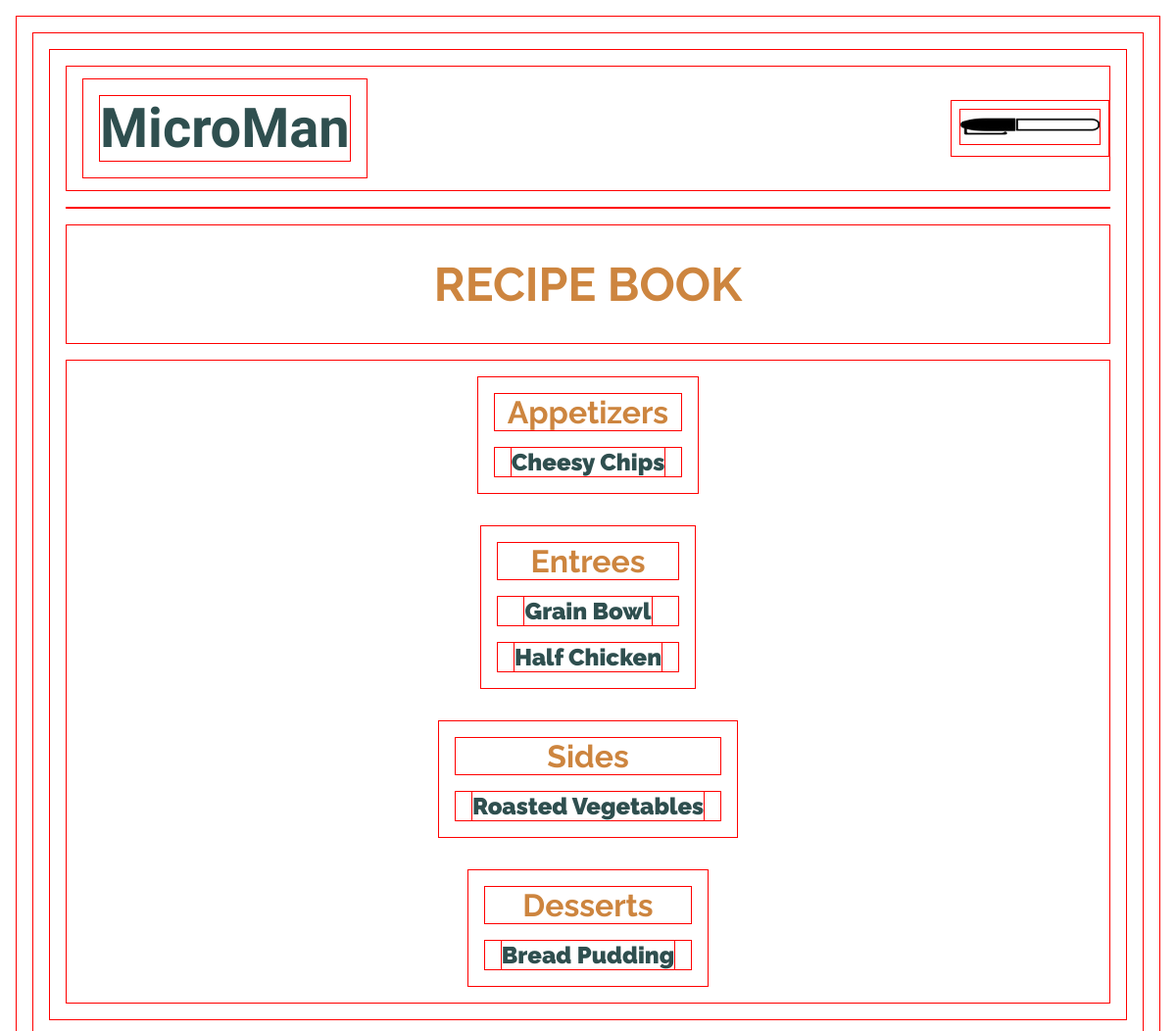
The app's page /recipes/ with its own data.
### base/models.py (models this page shows, shortened)
class Recipe(models.Model):
  user = models.ForeignKey(CustomUser, related_name='recipe', on_delete=models.CASCADE, null=True)
  menu_headings = (
    ('Appetizers', 'Appetizers'),
    ('Entrees', 'Entrees'),
    ('Sides', 'Sides'),
    ('Desserts', 'Desserts'),
  )
  heading = models.CharField(max_length=10, choices=menu_headings)
  dish = models.CharField(max_length=200)
  prep_tasks = models.TextField(blank=True) # link this to component of from prep. should be an array or dict? manytomany?
  ingredients = models.TextField()
  directions = models.TextField()
  prep_time = models.CharField(max_length=200)
  cooking_time = models.CharField(max_length=200)
  batch_size = models.CharField(max_length=200)
  par = models.CharField(max_length=200, blank=True)
  shelf_life = models.CharField(max_length=200, blank=True)
  updated = models.DateTimeField(auto_now=True)
  created = models.DateTimeField(auto_now_add=True)
  in_use = models.BooleanField()
  component_of = models.TextField(blank=True)

### base/views.py (the view)
# urls.py: path('recipes/', views.recipes, name='recipes'),
def recipes(request):
    cards = Recipe.objects.all()
    context = {'cards': cards}
    return render(request, 'recipes.html', context)

### templates/recipes.html (shortened to what this page needs)
{% extends 'main.html' %}
{% load static %}
{% block content %}
<h2 class='h2-header'>RECIPE BOOK</h2>
<div id='recipe-book'>
  <div class='menu-section'>
    <h2>Appetizers</h2>
    {% for card in cards %}
      {% if card.heading == 'Appetizers' %}
      <p><a href='/recipes/{{ card.id }}'>{{ card.dish }}</a></p>
      {% endif %}
    {% endfor %}
  </div>
  <div class='menu-section'>
    <h2>Entrees</h2>
    {% for card in cards %}
      {% if card.heading == 'Entrees' %}
      <p><a href='/recipes/{{ card.id }}'>{{ card.dish }}</a></p>
      {% endif %}
    {% endfor %}
  </div>
  <div class='menu-section'>
    <h2>Sides</h2>
    {% for card in cards %}
      {% if card.heading == 'Sides' %}
      <p><a href='/recipes/{{ card.id }}'>{{ card.dish }}</a></p>
      {% endif %}
    {% endfor %}
  </div>
  <div class='menu-section'>
    <h2>Desserts</h2>
    {% for card in cards %}
      {% if card.heading == 'Desserts' %}
      <p><a href='/recipes/{{ card.id }}'>{{ card.dish }}</a></p>
      {% endif %}
    {% endfor %}
  </div>
</div>
{% endblock content %}

### static/base/styles.css (style rules this page uses)
* { margin: 0; padding: 0; box-sizing: border-box; margin: 1rem; border: 1px solid red; }
body { font-family: 'Raleway', sans-serif; background-color:white; color:darkslategray; font-weight: 900; }
a { color: darkslategray; text-decoration: none; }
.h2-header { font-size: 3rem; text-align: center; padding: 2rem; }
h2 { color:peru; font-size: 2rem; }
#recipe-book { display: flex; flex-direction: column; align-items: center; text-align: center; }
.menu-section a { font-size: 1.5rem; }

### records on screen
Recipe: dish "Cheesy Chips"
Recipe: dish "Grain Bowl"
Recipe: dish "Half Chicken"
Recipe: dish "Roasted Vegetables"
Recipe: dish "Bread Pudding"
